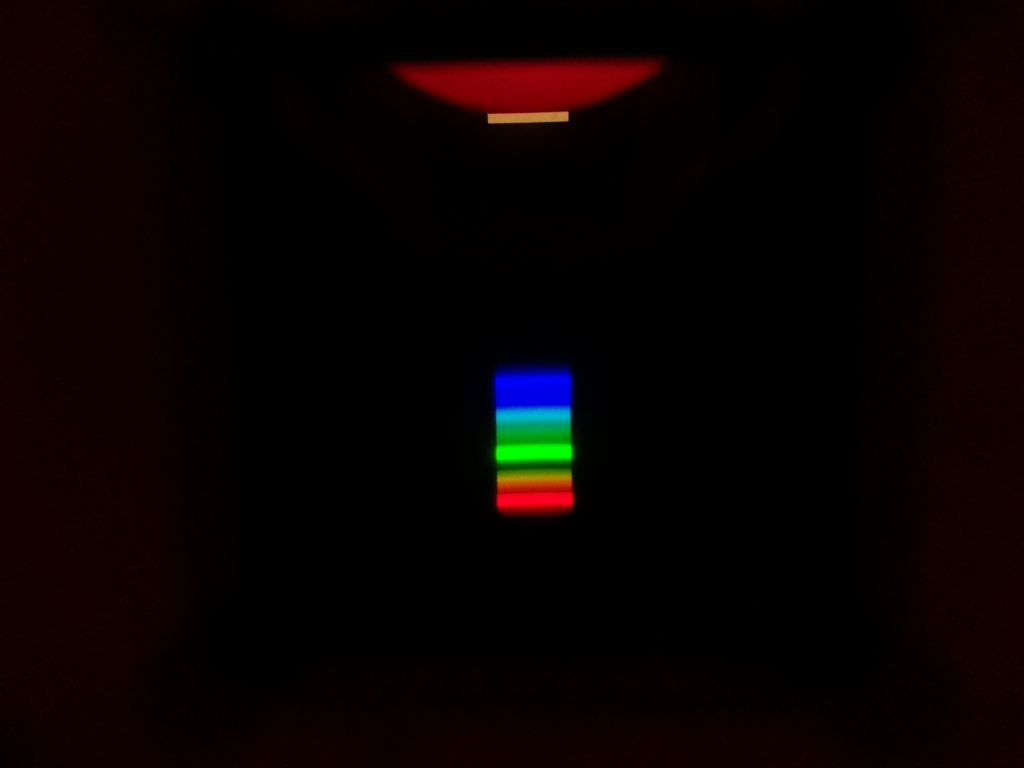
#> input picture альбедо/white1.jpg, 1024 x 768 px
$ python albedo.py
#> lines starting #> are read from the running program, lines starting #| are printed output that depends on the picture
### альбедо/lightFunctions.py
import numpy as np
import matplotlib.pyplot as plt
import imageio
from cycler import cycler


def readIntensity(photoName, plotName, lamp, surface):
#> called with photoName = 'white1.jpg', plotName = 'spektr_white_mercury', lamp = 'ртутная_лампа', surface = 'белый'
    photo = imageio.v2.imread(photoName)
#> photo is the input picture: shape (768, 1024, 3); mean R, G, B 8.6, 1.7, 1.6
    background = photo[350:550, 490:600, 0:3].swapaxes(0, 1)

    cut = photo[350:550, 380:600, 0:3].swapaxes(0, 1)
    rgb = np.mean(cut, axis=(0))
#> rgb = 200 rows, first 8: [0.1, 0.123, 1.96], [0.0727, 0.105, 1.95], [0.05, 0.159, 2.27], [0.0636, 0.195, 2.31], [0.0545, 0.223, 2.23], [0.0364, 0.277, 2.28], [0.0818, 0.309, 2.47], [0.15, 0.305, 2.78]
    luma = 0.2989 * rgb[:, 0] + 0.5866 * rgb[:, 1] + 0.1144 * rgb[:, 2]
#> luma = 200 values, max 54.66 at index 102, min 0 at index 199, mean 20.34

    plt.rc('axes', prop_cycle=(cycler('color', ['r', 'g', 'b'])))

    fig = plt.figure(figsize=(10, 5), dpi=200)

    plt.title('Интенсивность отражённого излучения\n' + '{} / {}'.format(lamp, surface))
    plt.xlabel('Относительный номер пикселя')
    plt.ylabel('Яркость')

    plt.plot(rgb, label=['r', 'g', 'b'])
    plt.plot(luma, 'w', label='I')
    plt.legend()

    plt.imshow(background, origin='lower')

    plt.savefig(plotName)
    plt.close()
    return luma


white = readIntensity("white1.jpg", "spektr_white_mercury", "ртутная_лампа", "белый")
#> white has the same summary as luma in readIntensity
red = readIntensity('red1.jpg', 'spektr_red', 'лампа накаливания', 'красный')
#> call 2 of readIntensity, with photoName = 'red1.jpg', plotName = 'spektr_red', lamp = 'лампа накаливания', surface = 'красный'
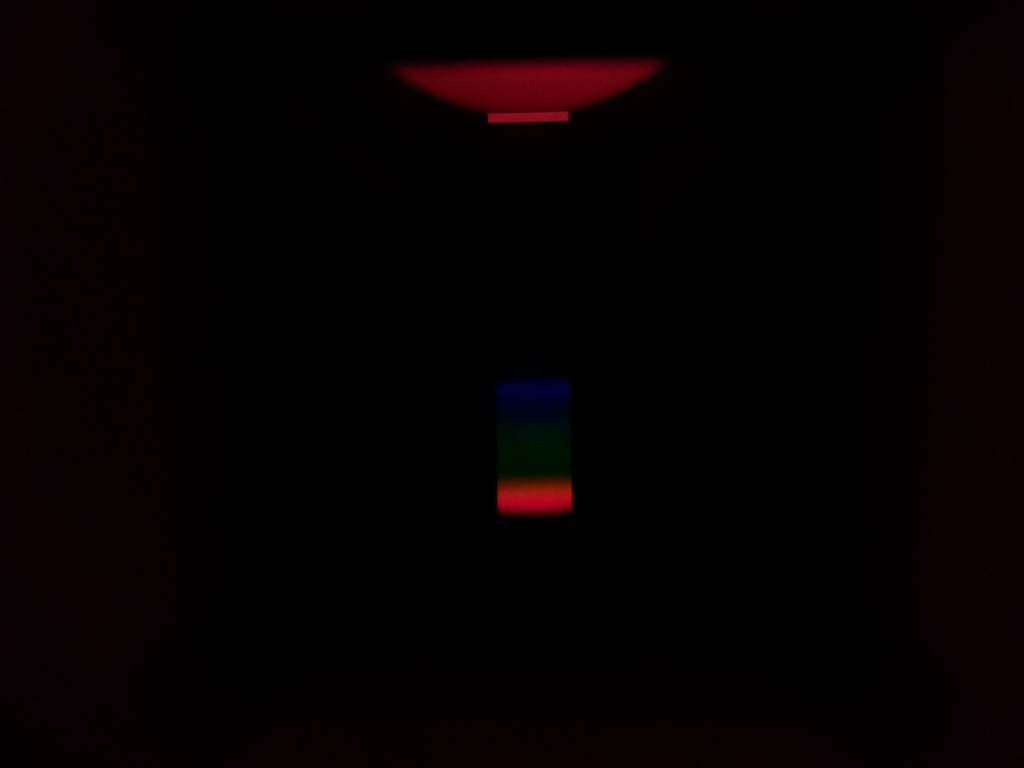
#> input picture альбедо/red1.jpg, 1024 x 768 px
#> in readIntensity, photo is the input picture: shape (768, 1024, 3); mean R, G, B 4.9, 0.4, 1.1
#> in readIntensity (call 2), `rgb = np.mean(cut, axis=(0))`: rgb = 200 rows, first 8: [0, 0, 0], [0, 0, 0], [0, 0, 0], [0, 0, 0], [0, 0, 0.0727], [0, 0, 0.0727], [0, 0, 0.2], [0, 0, 0.2]
#> in readIntensity (call 2), `luma = 0.2989 * rgb[:, 0] + 0.5866 * rgb[:, 1] + 0.1144 * rgb[:, 2]`: luma = 200 values, max 21.92 at index 144, min 0 at index 0, mean 4.38
#> red has the same summary as luma in readIntensity
blue = readIntensity('blue.jpg', 'spektr_blue', 'лампа накаливания', 'синий')
#> call 3 of readIntensity, with photoName = 'blue.jpg', plotName = 'spektr_blue', lamp = 'лампа накаливания', surface = 'синий'
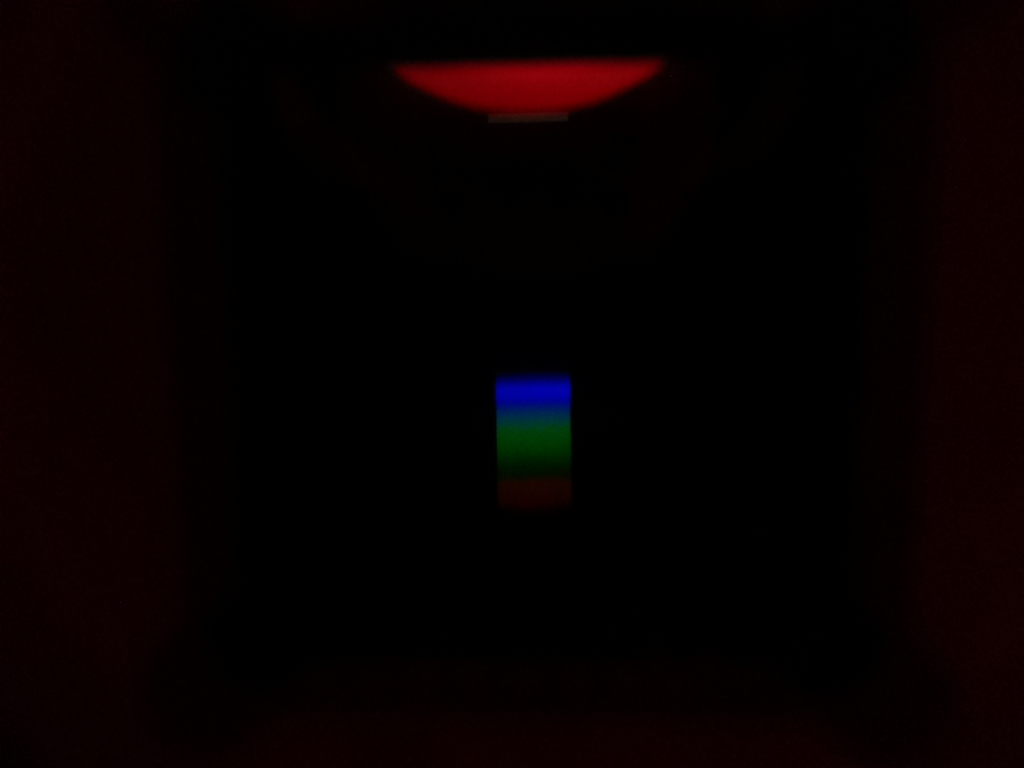
#> input picture альбедо/blue.jpg, 1024 x 768 px
#> in readIntensity, photo is the input picture: shape (768, 1024, 3); mean R, G, B 6.7, 0.6, 0.8
#> in readIntensity (call 3), `rgb = np.mean(cut, axis=(0))`: rgb = 200 rows, first 8: [0.00909, 0.00909, 0.1], [0.00909, 0.00909, 0.1], [0.00909, 0.00909, 0.536], [0.0182, 0.0182, 0.545], [0.00455, 0.00455, 0.623], [0.00909, 0.00909, 0.627], [0.00909, 0.00909, 0.464], [0.00909, 0.00909, 0.473]
#> in readIntensity (call 3), `luma = 0.2989 * rgb[:, 0] + 0.5866 * rgb[:, 1] + 0.1144 * rgb[:, 2]`: luma = 200 values, max 12.84 at index 78, min 0 at index 178, mean 4.54
#> blue has the same summary as luma in readIntensity
yellow = readIntensity('yellow.jpg', 'spektr_yellow', 'лампа накаливания', 'желтый')
#> call 4 of readIntensity, with photoName = 'yellow.jpg', plotName = 'spektr_yellow', lamp = 'лампа накаливания', surface = 'желтый'
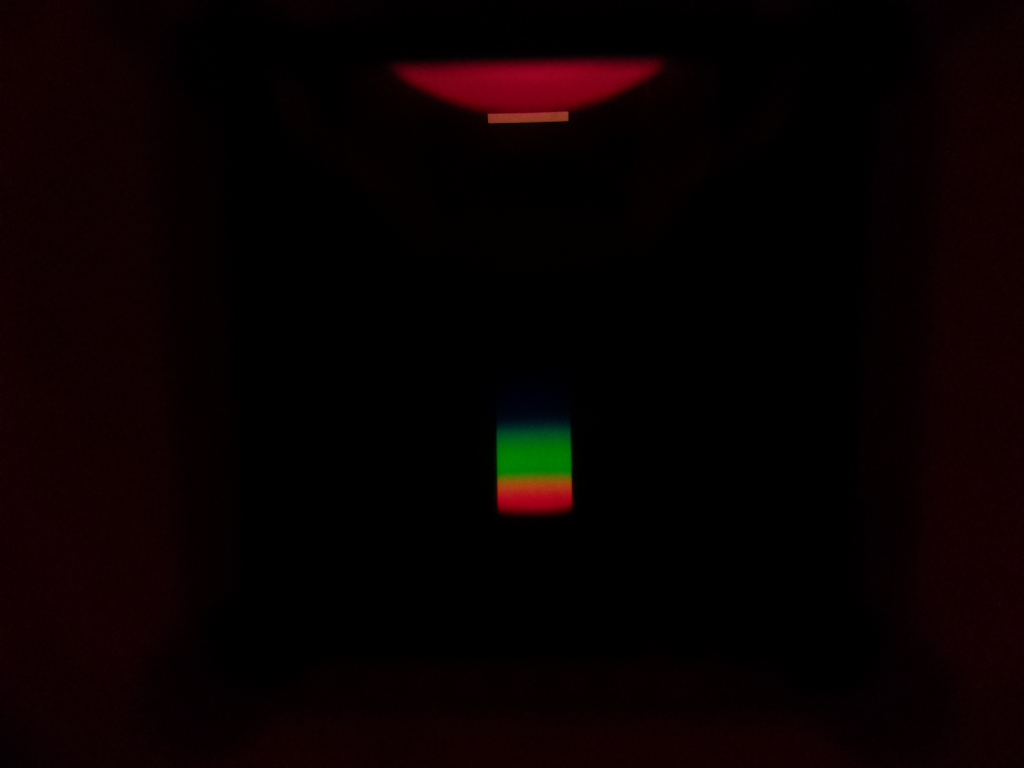
#> input picture альбедо/yellow.jpg, 1024 x 768 px
#> in readIntensity, photo is the input picture: shape (768, 1024, 3); mean R, G, B 8.8, 1, 1.3
#> in readIntensity (call 4), `rgb = np.mean(cut, axis=(0))`: rgb = 200 rows, first 8: [0.0136, 0.0136, 0.0136], [0.0136, 0.0136, 0.0136], [0.0182, 0.0182, 0.0182], [0.0182, 0.0182, 0.0182], [0.0227, 0.0227, 0.0227], [0.0227, 0.0227, 0.0227], [0.0136, 0.0136, 0.0136], [0, 0, 0]
#> in readIntensity (call 4), `luma = 0.2989 * rgb[:, 0] + 0.5866 * rgb[:, 1] + 0.1144 * rgb[:, 2]`: luma = 200 values, max 31.56 at index 131, min 0 at index 7, mean 10.12
#> yellow has the same summary as luma in readIntensity
green = readIntensity('green1.jpg', 'spektr_green', 'лампа накаливания', 'зеленая')
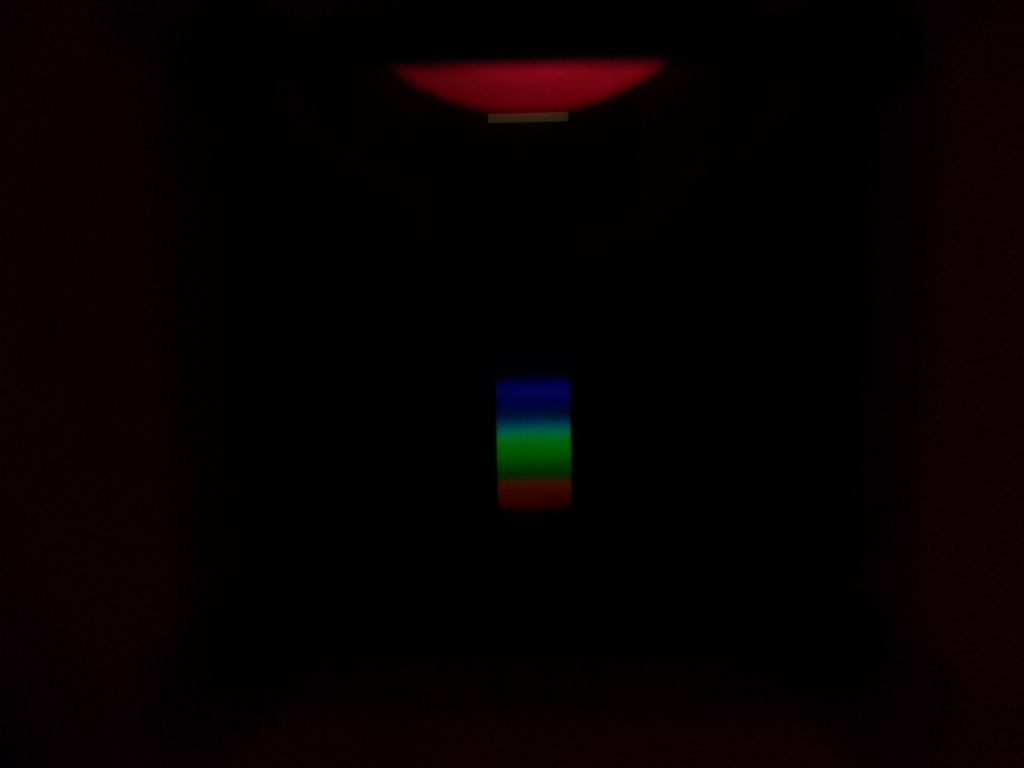
#> input picture альбедо/green1.jpg, 1024 x 768 px
#> in readIntensity, photo is the input picture: shape (768, 1024, 3); mean R, G, B 6, 0.9, 1.5
#> in readIntensity (call 5), `rgb = np.mean(cut, axis=(0))`: rgb = 200 rows, first 8: [0.0136, 0.0136, 0.0136], [0, 0, 0], [0.0364, 0.0364, 0.0773], [0.0318, 0.0318, 0.0773], [0.0273, 0.00909, 0.545], [0.0227, 0.00455, 0.55], [0.0227, 0.0136, 0.723], [0.0182, 0.00909, 0.718]
#> in readIntensity (call 5), `luma = 0.2989 * rgb[:, 0] + 0.5866 * rgb[:, 1] + 0.1144 * rgb[:, 2]`: luma = 200 values, max 21.21 at index 85, min 0 at index 1, mean 6.36
#> green has the same summary as luma in readIntensity
white_lamp = readIntensity('white2.jpg', 'spektr_white_warm', 'лампа накаливания', 'белый')
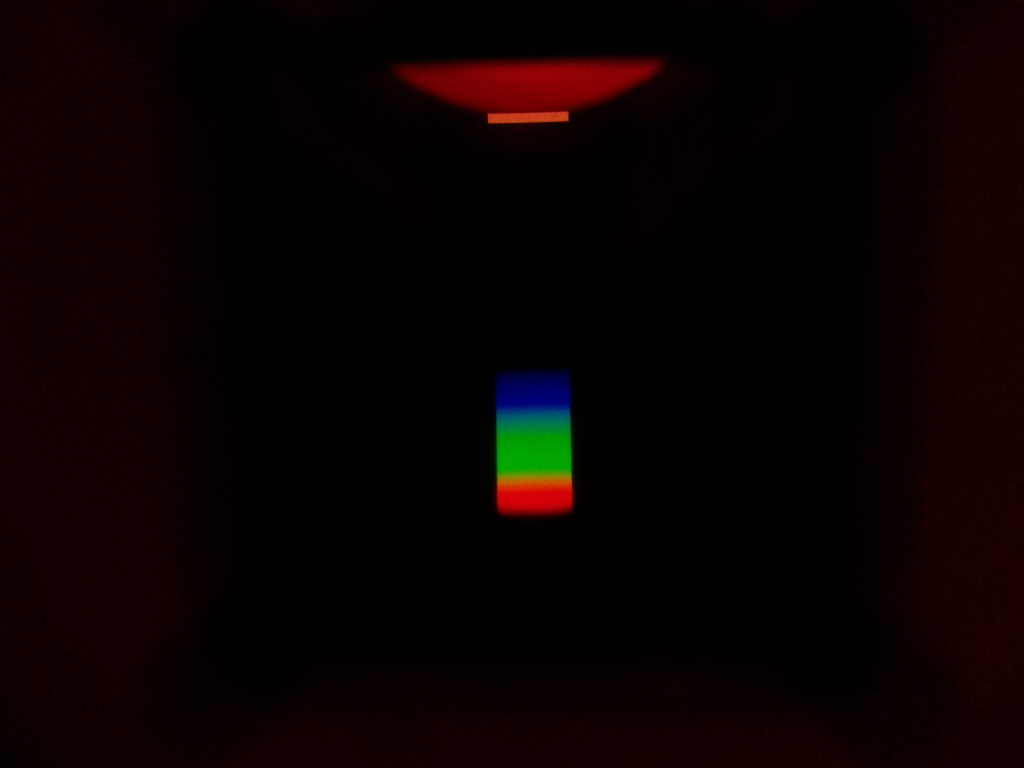
#> input picture альбедо/white2.jpg, 1024 x 768 px
#> in readIntensity, photo is the input picture: shape (768, 1024, 3); mean R, G, B 9.8, 1.4, 0.8
#> in readIntensity (call 6), `cut = photo[350:550, 380:600, 0:3].swapaxes(0, 1)`:
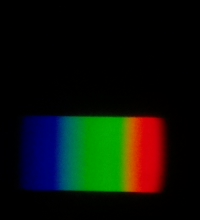
#> cut: shape (220, 200, 3); mean R, G, B 13.8, 18.4, 10
#> in readIntensity (call 6), `rgb = np.mean(cut, axis=(0))`: rgb = 200 rows, first 8: [0.0182, 0.0182, 0.455], [0.0136, 0.0136, 0.45], [0.0227, 0.00455, 0.514], [0.0182, 0, 0.509], [0, 0, 0.145], [0.00455, 0.00455, 0.15], [0.00909, 0.0182, 0.245], [0.00909, 0.0182, 0.264]
#> in readIntensity (call 6), `luma = 0.2989 * rgb[:, 0] + 0.5866 * rgb[:, 1] + 0.1144 * rgb[:, 2]`: luma = 200 values, max 41.2 at index 127, min 0 at index 192, mean 16.08
#> white_lamp has the same summary as luma in readIntensity

### альбедо/albedo.py
import lightFunctions as j
import matplotlib.pyplot as plt
import numpy as np

white = j.white_lamp
red = j.red
blue = j.blue
yellow = j.yellow
green = j.green

x1 = np.array(np.arange(0, 200, 1))
x2 = 1.64*x1 + 378.72
n1 = 0
n2 = 200
x2 = x2[n1:n2]
albedo_white = white[n1:n2]/white[n1:n2]
albedo_yellow= yellow[n1:n2]/white[n1:n2]
albedo_red = red[n1:n2]/white[n1:n2]
albedo_green = green[n1:n2]/white[n1:n2]
albedo_blue = blue[n1:n2]/white[n1:n2]

plt.plot(x2, white, 'black', label='белый')
plt.plot(x2, red, 'red', label='красный')
plt.plot(x2, blue, 'blue', label='синий')
plt.plot(x2, yellow, 'yellow', label='желтый')
plt.plot(x2, green, 'green', label='зеленый')
'''
plt.plot(x2, albedo_white, 'black', label='белый')
plt.plot(x2, albedo_red, 'red', label='красный')
plt.plot(x2, albedo_yellow, 'yellow', label='желтый')
plt.plot(x2, albedo_green, 'green', label='зеленый')
plt.plot(x2, albedo_blue, 'blue', label='синий')
'''
plt.ylabel('Альбедо, о.е.')
plt.xlabel('Длина волны, нм')
plt.legend()
plt.minorticks_on()
plt.grid(which='minor', alpha=0.2)
plt.grid(which='major', alpha=0.5)
plt.show()
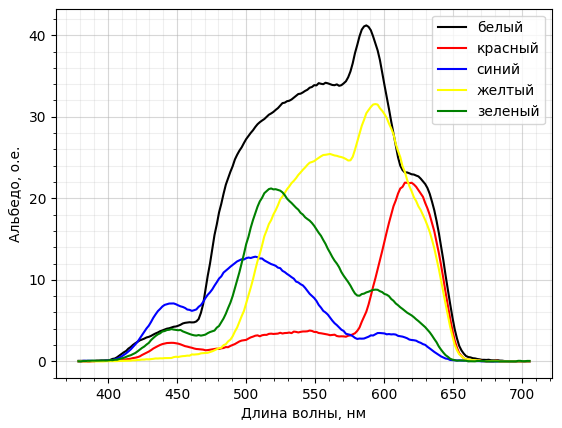
#> figure drawn by matplotlib, 1 panel; curve peaks at x = 587, y = 41.2; curve peaks at x = 614.9, y = 21.92; curve peaks at x = 506.6, y = 12.84
